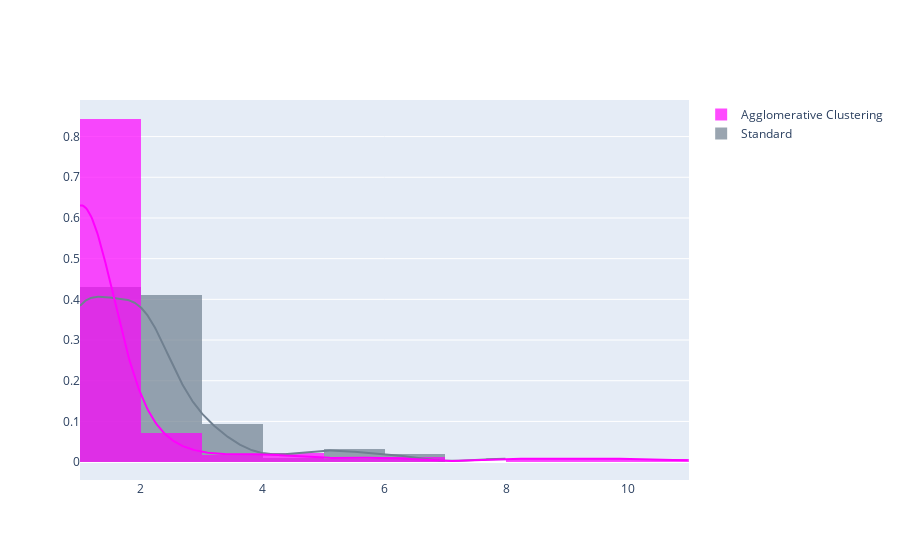

The notebook cell saved with this chart:
### Code cell


### Figure 1 — Plotly figure (JSON) as saved in the notebook; plotly's stock layout.template omitted (floating-point values rounded to 4 significant figures; data arrays with more than 128 entries replaced by an {"elided": "..."} marker saying what was removed)
{"data": [{"autobinx": false, "histnorm": "probability density", "legendgroup": "Standard", "marker": {"color": "slategray"}, "name": "Standard", "opacity": 0.7, "type": "histogram", "x": [1, 1, 1, 1, 1, 1, 1, 1, 1, 1, 1, 1, 1, 1, 1, 1, 1, 1, 1, 1, 1, 1, 1, 1, 1, 1, 1, 1, 1, 1, 1, 1, 1, 1, 1, 1, 1, 1, 1, 1, 1, 2, 2, 2, 2, 2, 2, 2, 2, 2, 2, 2, 2, 2, 2, 2, 2, 2, 2, 2, 2, 2, 2, 2, 2, 2, 2, 2, 2, 2, 2, 2, 2, 2, 2, 2, 2, 2, 2, 2, 3, 3, 3, 3, 3, 3, 3, 3, 3, 4, 5, 5, 5, 6, 6, 8], "xaxis": "x", "xbins": {"end": 8, "size": 1, "start": 1}, "yaxis": "y"}, {"autobinx": false, "histnorm": "probability density", "legendgroup": "Agglomerative Clustering", "marker": {"color": "magenta"}, "name": "Agglomerative Clustering", "opacity": 0.7, "type": "histogram", "x": {"elided": "237 int values"}, "xaxis": "x", "xbins": {"end": 11, "size": 1, "start": 1}, "yaxis": "y"}, {"legendgroup": "Standard", "marker": {"color": "slategray"}, "mode": "lines", "name": "Standard", "showlegend": false, "type": "scatter", "x": {"elided": "500 float values"}, "xaxis": "x", "y": {"elided": "500 float values"}, "yaxis": "y"}, {"legendgroup": "Agglomerative Clustering", "marker": {"color": "magenta"}, "mode": "lines", "name": "Agglomerative Clustering", "showlegend": false, "type": "scatter", "x": {"elided": "500 float values"}, "xaxis": "x", "y": {"elided": "500 float values"}, "yaxis": "y"}], "layout": {"barmode": "overlay", "hovermode": "closest", "legend": {"traceorder": "reversed"}, "title": {"text": ""}, "xaxis": {"anchor": "y2", "domain": [0, 1], "zeroline": false}, "yaxis": {"anchor": "free", "domain": [0, 1], "position": 0}}}
